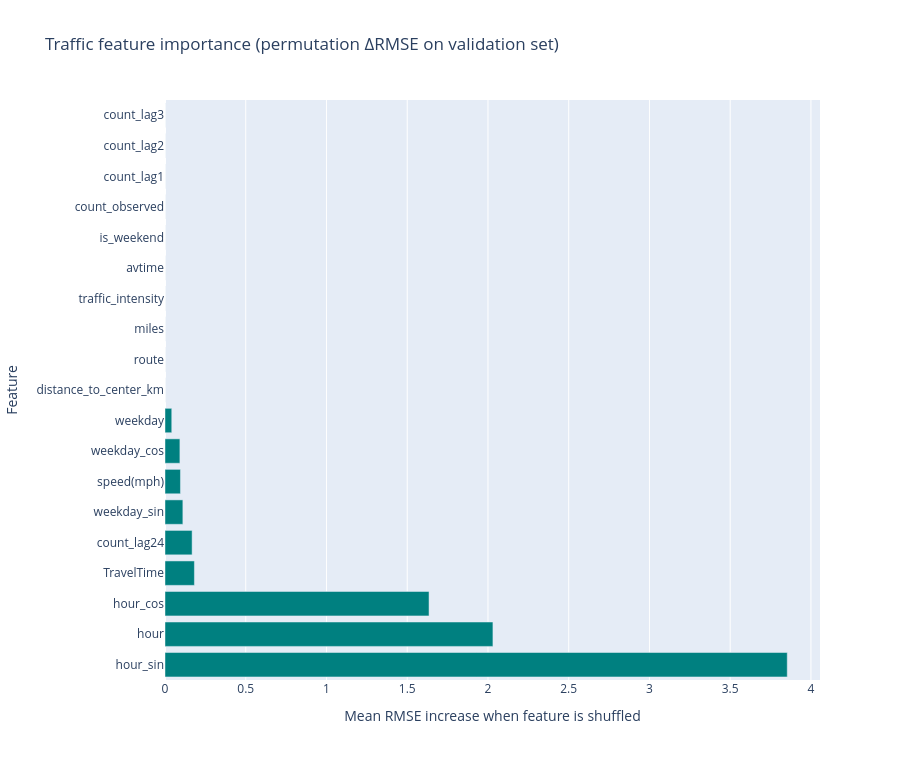

Write notebook code for a chart like this one.
### Code cell
# ==========================================
# SECTION 7: PERMUTATION FEATURE IMPORTANCE
# ==========================================

def eval_rmse_on_loader(model, loader):
    model.eval()
    sq, n = 0.0, 0
    with torch.no_grad():
        for xt, xp, yt in loader:
            xt, xp, yt = xt.to(device), xp.to(device), yt.to(device)
            pred = model(xt, xp, edge_index_unified)
            valid = ~torch.isnan(yt)
            sq += ((pred[valid] - yt[valid]) ** 2).sum().item()
            n  += valid.sum().item()
    return float(np.sqrt(sq / max(1, n)))


baseline_rmse = eval_rmse_on_loader(model, val_loader)
print(f"Baseline val RMSE: {baseline_rmse:.4f}")

importance_rows = []
N_REPEATS = 3

for feat_idx, feat_name in enumerate(traffic_features):
    deltas = []
    for _ in range(N_REPEATS):
        sq, n = 0.0, 0
        model.eval()
        with torch.no_grad():
            for xt, xp, yt in val_loader:
                xt = xt.clone().to(device)
                xp, yt = xp.to(device), yt.to(device)
                # Shuffle this feature across the batch dimension
                perm = torch.randperm(xt.size(0), device=device)
                xt[:, :, :, feat_idx] = xt[perm, :, :, feat_idx]
                pred  = model(xt, xp, edge_index_unified)
                valid = ~torch.isnan(yt)
                sq   += ((pred[valid] - yt[valid]) ** 2).sum().item()
                n    += valid.sum().item()
        deltas.append(float(np.sqrt(sq / max(1, n))) - baseline_rmse)
    importance_rows.append({
        "feature":     feat_name,
        "delta_rmse":  float(np.mean(deltas)),
        "importance":  float(max(0.0, np.mean(deltas))),
    })

feature_importance_df = (
    pd.DataFrame(importance_rows)
    .sort_values("importance", ascending=False)
    .reset_index(drop=True)
)
display(feature_importance_df)

fig_fi = go.Figure(go.Bar(
    x=feature_importance_df["importance"],
    y=feature_importance_df["feature"],
    orientation="h",
    marker_color="teal",
))
fig_fi.update_layout(
    title="Traffic feature importance (permutation ΔRMSE on validation set)",
    xaxis_title="Mean RMSE increase when feature is shuffled",
    yaxis_title="Feature",
    height=max(350, 40 * len(traffic_features)),
    width=900,
)
fig_fi.show()

### Figure 1 — Plotly figure (JSON) as saved in the notebook; plotly's stock layout.template omitted (floating-point values rounded to 4 significant figures)
{"data": [{"marker": {"color": "teal"}, "orientation": "h", "type": "bar", "x": [3.853, 2.031, 1.635, 0.1821, 0.1679, 0.1106, 0.09575, 0.09229, 0.04184, 0.0, 0.0, 0.0, 0.0, 0.0, 0.0, 0.0, 0.0, 0.0, 0.0], "y": ["hour_sin", "hour", "hour_cos", "TravelTime", "count_lag24", "weekday_sin", "speed(mph)", "weekday_cos", "weekday", "distance_to_center_km", "route", "miles", "traffic_intensity", "avtime", "is_weekend", "count_observed", "count_lag1", "count_lag2", "count_lag3"]}], "layout": {"height": 760, "title": {"text": "Traffic feature importance (permutation ΔRMSE on validation set)"}, "width": 900, "xaxis": {"title": {"text": "Mean RMSE increase when feature is shuffled"}}, "yaxis": {"title": {"text": "Feature"}}}}
